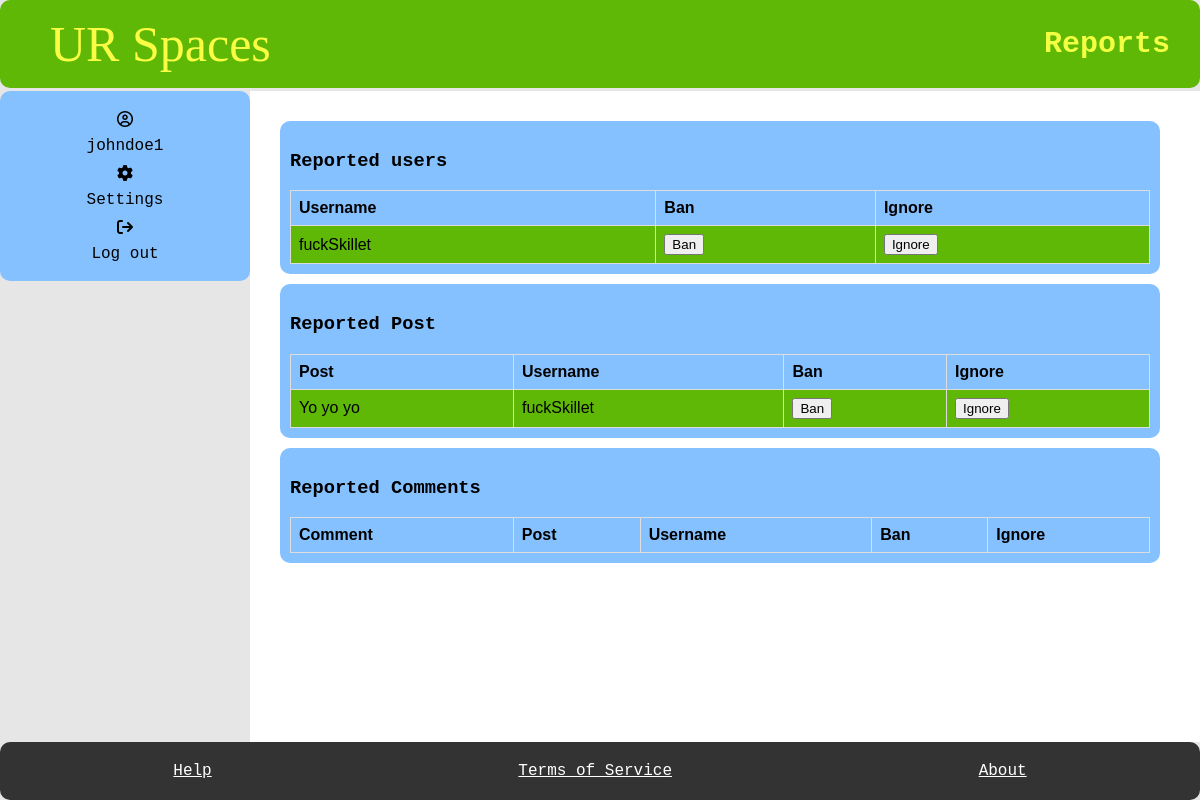
The app's page /report/ (signed in) with its own data.
### myapp/models.py (models this page shows, shortened)
class Student(models.Model):
    User_ID = models.ForeignKey(User, on_delete=models.CASCADE)
    bio = models.TextField(default="Please add bio in settings", blank=True)
    banned = models.BooleanField(default=False)
    avatar =ResizedImageField(size=[50, 80], quality=100, upload_to="authors", default=None, null=True, blank=True)
    reported = models.BooleanField(default=False)
    slug = models.SlugField(max_length=400, unique=True, blank=True)
    def get_url(self):
        return reverse("user", kwargs={
            "slug":self.slug
        })

class Posts(models.Model):
    User_ID = models.ForeignKey(Student, on_delete=models.CASCADE)
    SubForum_ID = models.ForeignKey(SubForum, default= 1, on_delete=models.CASCADE)
    post_name = models.TextField(max_length=400)
    contents = models.TextField()
    count_likes = models.IntegerField(default=0, blank=True, )
    locked = models.BooleanField(default=False)
    pin = models.BooleanField(default=False)
    reported = models.BooleanField(default=False)
    post_date = models.DateTimeField(auto_now_add=True)
    slug = models.SlugField(max_length=400, unique=True, blank=True)
    likes = models.ManyToManyField(User, related_name="post_like")
    def get_url(self):
        return reverse("posts", kwargs={
            "slug":self.slug
        })

### myapp/views.py (the view)
# urls.py: path("report/", report, name="report"),
@login_required
def report(request, pk=None):
    students = Student.objects.filter(reported=True, banned=False)
    posts = Posts.objects.filter(reported=True, User_ID__banned =False)
    comments = Comment.objects.filter(reported=True, User_ID__banned =False)
    if "banUser_btn" in request.POST:
        banUser = Student.objects.get(pk=pk)
        banUser.banned = True
        banUser.save()
        return redirect("report")
    if "ignoreUser_btn" in request.POST:
        ignoreUser = Student.objects.get(pk=pk)
        ignoreUser.reported = False
        ignoreUser.save()
        return redirect("report")
    if "banUserPost_btn" in request.POST:
        postUser = Posts.objects.get(pk=pk)
        banUser = Student.objects.get(pk= postUser.User_ID.pk)
        banUser.banned = True
        banUser.save()
        return redirect("report")
    if "ignorePost_btn" in request.POST:
        ignorePost = Posts.objects.get(pk=pk)
        ignorePost.reported = False
        ignorePost.save()
        return redirect("report")
    if "banUserComment_btn" in request.POST:
        commentUser = Comment.objects.get(pk=pk)
        banUser = Student.objects.get(pk = commentUser.User_ID.pk)
        banUser.banned = True
        banUser.save()
        return redirect("report")
    if "ignoreComment_btn" in request.POST:
        ignoreComment = Comment.objects.get(pk=pk)
        ignoreComment.reported = False
        ignoreComment.save()
        return redirect("report")
    context = {
        "students": students,
        "posts":posts,
        "comments": comments,
    }
    return render(request, "report.html", context)

### myapp/templates/report.html (shortened to what this page needs)
{% extends 'base.html' %}
    {% block title %}
    <h1>Reports</h1>
    {% endblock %}
    {% block content %}
    <main>
        <section class="box" >
        <h3>Reported users</h3>
            <table style="width:100%">
                <tr>
                  <th>Username</th>
                  <th>Ban</th>
                  <th>Ignore</th>
                </tr>
                {% for student in students%}
                <tr>
                  <td><a href="{{student.get_url}}">{{student.User_ID.username}}</a></td>
                  <form action="{% url 'report_update' student.id %}" method="POST" onsubmit="return confirmAction(event)">
                  <td><button type="submit" name="banUser_btn">Ban</button></td>
                  <td><button type="submit" name="ignoreUser_btn">Ignore</button></td>
                  </form>
                </tr>
                {% endfor %}
            </table>
        </section>
        <section class="box" >
            <h3>Reported Post</h3>
            <table style="width:100%">
                <tr>
                  <th>Post</th>
                  <th>Username</th>
                  <th>Ban</th>
                  <th>Ignore</th>
                </tr>
                {% for post in posts%}
                <tr>
                  <td><a href="{{post.get_url}}">{{post.post_name}}</a></td>
                  <td><a href="{{post.User_ID.get_url}}">{{post.User_ID.User_ID.username}}</a></td>
                  <form action="{% url 'report_update' post.id %}" method="POST" onsubmit="return confirmAction(event)">
                  <td><button type="submit" name="banUserPost_btn">Ban</button></td>
                  <td><button type="submit" name="ignorePost_btn">Ignore</button></td>
                  </form>
                </tr>
                {%endfor%}
            </table>
        </section>
        <section class="box" >
            <h3>Reported Comments</h3>
             <table style="width:100%">
                <tr>
                    <th>Comment</th>
                    <th>Post</th>
                    <th>Username</th>
                    <th>Ban</th>
                    <th>Ignore</th>
                </tr>
            </table>
        </section>
    </main>
    {% endblock %}

### myapp/templates/base.html (shortened to what this page needs)
{%load static%}
<!DOCTYPE html>
<html lang="en">
    <head>
        <link rel="stylesheet" href="{%static 'style.css' %}"/>
    </head>
  <body>
    <div id="container">
        <header>
          <a href="{% url 'index' %}" class="title">UR Spaces</a>
          {% block title %}
          {% endblock %}
        </header>
        <aside id="aside">
          <div class="user-panel">
            <i class="fa-regular fa-circle-user"></i><a href="{% url 'profile' %}"> {{request.user.username}} </a>
            {% if request.user.is_staff%}
            <i class="fa-solid fa-file-lines"></i><a href="{% url 'report' %}"> Reports </a>
            {%else%}
            <i class="fa-solid fa-gear"></i><a href="{% url 'setting' %}"> Settings </a>
            {% endif %}
            <i class="fa-solid fa-arrow-right-from-bracket"></i><a href="{% url 'logout' %}">Log out </a>
          </div>
        </aside>
    {% block content %}
    {% endblock %}
    <footer>
        <a href="{% url 'help' %}" id="footer_link">Help</a>
        <a href="{% url 'service' %}" id="footer_link">Terms of Service</a>
        <a href="{% url 'about' %}" id="footer_link">About</a>
      </footer>
    </div>
  </body>
</html>

### myapp/static/style.css (style rules this page uses)
body { font-family: monospace; font-size: 16px; background-color: #e6e6e6; margin: 0; padding: 0; }
#container { display: grid; grid-template-areas: "header header" ". ." "aside main" "footer footer"; grid-template-rows: auto 3px 1fr auto; grid-template-columns: 250px 1fr; min-height: 100vh; }
header { grid-area: header; display: flex; justify-content: space-between; align-items: center; padding: 15px 30px; background-color: #5eb805; border-radius: 10px; position: relative; }
header .title { font-size: 50px; color: #f2ff42; text-decoration: none; font-family: 'Brush Script MT', Brush Script Std, cursive; position: relative; left: 20px; }
header h1 { font-size: 30px; margin: 0; color: #f2ff42 }
#aside { grid-area: aside; padding: 20px 20px; background-color: #85c0ff; height: 150px; display: flex; flex-direction: column; align-items: center; gap: 10px; border-radius: 10px; }
.user-panel { width: 100%; display: flex; flex-direction: column; align-items: center; gap: 10px; }
main { grid-area: main; background-color: white; padding: 20px; padding-right: 30px; }
.box { display: flex; flex-direction: column; border-radius: 10px; padding: 10px; margin: 10px; background-color: #85c0ff; }
footer { grid-area: footer; background-color: #333; padding: 20px; display: flex; justify-content: space-around; border-radius: 10px; }
#footer_link { color: white; text-decoration: underline;; font-size: 16px; }
a:link { color: #000000; text-decoration: none; }
a.title:link { text-decoration: none; color: #fafd44; }

### myapp/templates/report.html (style rules this page uses)
table { font-family: arial, sans-serif; border-collapse: collapse; width: 100%; }
td, th { border: 1px solid #dddddd; text-align: left; padding: 8px; }
tr:nth-child(even) { background-color: #5eb805; }

### records on screen
Student: User_ID.username "fuckSkillet"
Posts: post_name "Yo yo yo", User_ID.User_ID.username "fuckSkillet"

### other values on screen
{{ request.user.username }} "johndoe1"
